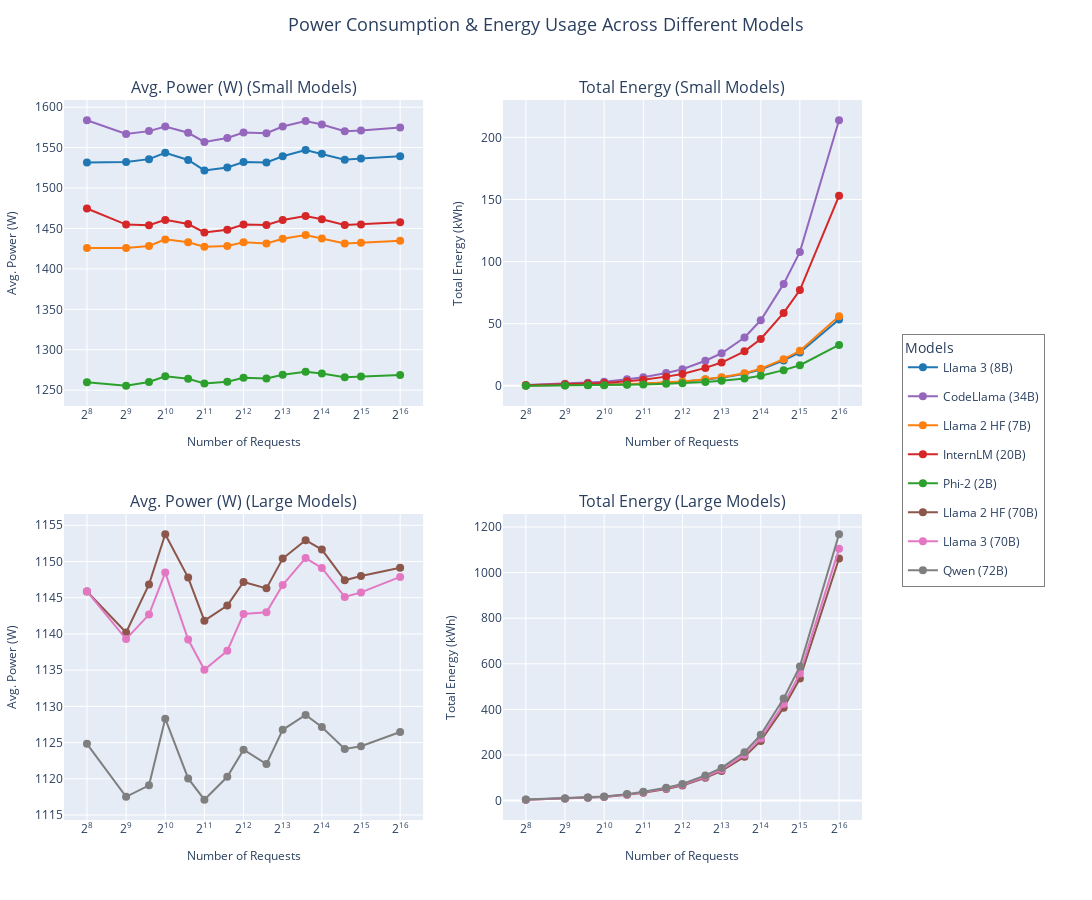

Notebook code for this chart:
### Code cell
import math
import plotly.graph_objects as go
from plotly.subplots import make_subplots
from matplotlib.colors import rgb2hex
import plotly.io as pio

# Define model categories
small_models = [
    "meta-llama/Meta-Llama-3-8B",
    "meta-llama/Llama-2-7b-hf",
    "microsoft/phi-2",
    "internlm/internlm-20b",
    "codellama/CodeLlama-34b-Instruct-hf"
]
large_models = [
    "meta-llama/Llama-2-70b-hf",
    "meta-llama/Meta-Llama-3-70B",
    "Qwen/Qwen-72B"
]

# Rename models for better readability
model_rename_map = {
    "meta-llama/Meta-Llama-3-8B":    "Llama 3 (8B)",
    "meta-llama/Llama-2-7b-hf":     "Llama 2 HF (7B)",
    "microsoft/phi-2":              "Phi-2 (2B)",
    "internlm/internlm-20b":        "InternLM (20B)",
    "codellama/CodeLlama-34b-Instruct-hf": "CodeLlama (34B)",
    "meta-llama/Llama-2-70b-hf":    "Llama 2 HF (70B)",
    "meta-llama/Meta-Llama-3-70B":  "Llama 3 (70B)",
    "Qwen/Qwen-72B":                "Qwen (72B)"
}
df["model_renamed"] = df["model"].map(model_rename_map)

# Separate small and large
df_small = df[df["model"].isin(small_models)].copy()
df_large = df[df["model"].isin(large_models)].copy()

# Warning checks
if df_small.empty:
    print("⚠️ Warning: No data found for small models!")
if df_large.empty:
    print("⚠️ Warning: No data found for large models!")

# Combine for consistent coloring across all models
df_all = pd.concat([df_small, df_large])
all_models = df_all["model_renamed"].unique()

# -------------------------------------------
# 2. Create a tab10 color palette for Plotly
# -------------------------------------------
# Get the tab10 colors from Seaborn, then convert to hex
tab10_palette = sns.color_palette("tab10", n_colors=len(all_models))
tab10_hex = [rgb2hex(color) for color in tab10_palette]
model_color_map = dict(zip(all_models, tab10_hex))

# ----------------------------------
# 3. Set up Plotly subplots (2x2)
# ----------------------------------
fig = make_subplots(
    rows=2, 
    cols=2,
    subplot_titles=[
        "Avg. Power (W) (Small Models)",
        "Total Energy (Small Models)",
        "Avg. Power (W) (Large Models)",
        "Total Energy (Large Models)",
    ],
    vertical_spacing=0.15,
    horizontal_spacing=0.10
)

# Track which models have appeared, so each model shows up in the legend once
used_legend = set()

# ---------------------------------------
# 4. Helper function to add line traces
# ---------------------------------------
def add_line_traces(data, row, col, y_col, y_label):
    # Sort data by num_requests so lines go in order
    data = data.sort_values(by="num_requests")
    
    for model in data["model_renamed"].unique():
        model_data = data[data["model_renamed"] == model]
        
        # Hover text details
        hover_text = [
            f"Model: {model}<br>"
            f"Requests: {nr}<br>"
            f"Avg. Power: {pw:.2f} W<br>"
            f"Total Energy: {en:.2f} kWh<br>"
            f"Execution Time: {et:.2f} s"
            for nr, pw, en, et in zip(
                model_data["num_requests"],
                model_data["average_power_watts"],
                model_data["total_energy_kwh"],
                model_data["execution_time_s"]
            )
        ]
        
        show_legend_for_this_trace = False
        if model not in used_legend:
            show_legend_for_this_trace = True
            used_legend.add(model)
        
        fig.add_trace(
            go.Scatter(
                x=model_data["num_requests"],
                y=model_data[y_col],
                mode="lines+markers",
                name=model,
                marker=dict(size=8),
                line=dict(color=model_color_map[model]),
                hoverinfo="text",
                hovertext=hover_text,
                showlegend=show_legend_for_this_trace,
                legendgroup=model  # ensures consistent legend grouping
            ),
            row=row,
            col=col
        )

# ------------------------------------------------
# 5. Add traces for small (top row) and large (bottom row)
# ------------------------------------------------
add_line_traces(df_small, 1, 1, "average_power_watts", "Avg. Power (W)")
add_line_traces(df_small, 1, 2, "total_energy_kwh", "Total Energy (kWh)")
add_line_traces(df_large, 2, 1, "average_power_watts", "Avg. Power (W)")
add_line_traces(df_large, 2, 2, "total_energy_kwh", "Total Energy (kWh)")

# ------------------------------------------------
# 6. Style & Layout Updates
# ------------------------------------------------
fig.update_layout(
    title_text="Power Consumption & Energy Usage Across Different Models",
    title_x=0.5,
    title_y=0.98,
    title_font=dict(size=18),
    width=1300,
    height=900,
    margin=dict(l=60, r=230, t=100, b=80),  # extra space on right for legend
    hovermode="x unified"
)

# Legend on the right, centered vertically
fig.update_layout(
    legend=dict(
        title="Models",
        x=1.05,           
        xanchor="left",
        y=0.5,
        yanchor="middle",
        orientation="v",
        font=dict(size=12),
        bordercolor="gray",
        borderwidth=1
    )
)

# ------------------------------------------------
# 7. Axis Labels and "Power-of-2" x-axis ticks
# ------------------------------------------------
max_requests = df_all["num_requests"].max()
if max_requests < 2:
    # Edge case if your data never exceeds 1
    tickvals = [1]
    ticktext = ["1"]
else:
    max_pow = math.ceil(math.log2(max_requests))
    tickvals = [2**i for i in range(max_pow + 1)]
    # Display ticks as exponent notation: "2^0", "2^1", etc.
    ticktext = [f"2<sup>{i}</sup>" for i in range(max_pow + 1)]

# Apply these settings to all x-axes
for i in range(1, 5):
    fig.update_xaxes(
        type="log",
        tickmode="array",
        tickvals=tickvals,
        ticktext=ticktext,      # shows powers of 2 on the axis
        title_text="Number of Requests",
        title_font=dict(size=12),
        row=(i+1)//2,
        col=2 if i % 2 == 0 else 1,
    )

# Y-axis labels
fig.update_yaxes(title_text="Avg. Power (W)", row=1, col=1, title_font=dict(size=12))
fig.update_yaxes(title_text="Total Energy (kWh)", row=1, col=2, title_font=dict(size=12))
fig.update_yaxes(title_text="Avg. Power (W)", row=2, col=1, title_font=dict(size=12))
fig.update_yaxes(title_text="Total Energy (kWh)", row=2, col=2, title_font=dict(size=12))

# ---------------------
# 8. Show the figure
# ---------------------
fig.show()
